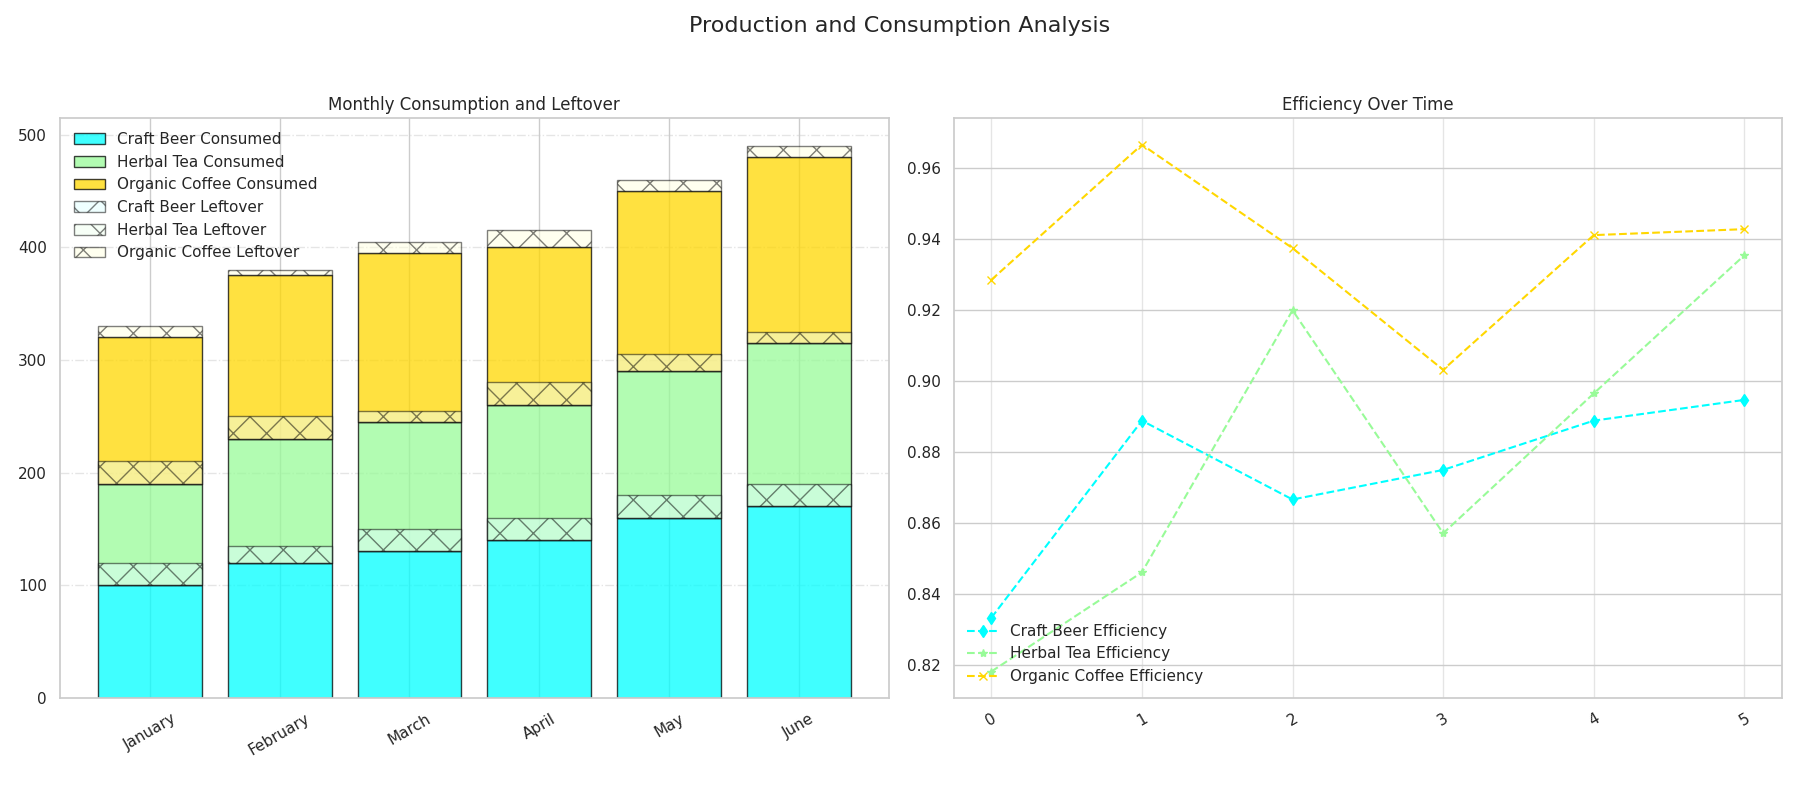

Python code for this plot:
import matplotlib.pyplot as plt
import numpy as np

months = ["January", "February", "March", "April", "May", "June"]

craft_beer_production = [120, 135, 150, 160, 180, 190]
herbal_tea_production = [110, 130, 125, 140, 145, 155]
organic_coffee_production = [140, 150, 160, 155, 170, 175]

craft_beer_consumption = [100, 120, 130, 140, 160, 170]
herbal_tea_consumption = [90, 110, 115, 120, 130, 145]
organic_coffee_consumption = [130, 145, 150, 140, 160, 165]

craft_beer_leftover = np.array(craft_beer_production) - np.array(craft_beer_consumption)
herbal_tea_leftover = np.array(herbal_tea_production) - np.array(herbal_tea_consumption)
organic_coffee_leftover = np.array(organic_coffee_production) - np.array(organic_coffee_consumption)

craft_beer_efficiency = np.array(craft_beer_consumption) / np.array(craft_beer_production)
herbal_tea_efficiency = np.array(herbal_tea_consumption) / np.array(herbal_tea_production)
organic_coffee_efficiency = np.array(organic_coffee_consumption) / np.array(organic_coffee_production)

fig, (ax1, ax2) = plt.subplots(1, 2, figsize=(18, 8))

bar_width = 0.6

ax1.bar(months, craft_beer_consumption, label='Craft Beer Consumed', color='cyan', alpha=0.75, edgecolor='black')
ax1.bar(months, herbal_tea_consumption, bottom=craft_beer_consumption, label='Herbal Tea Consumed', color='palegreen', alpha=0.75, edgecolor='black')
ax1.bar(months, organic_coffee_consumption, bottom=np.array(craft_beer_consumption) + np.array(herbal_tea_consumption), label='Organic Coffee Consumed', color='gold', alpha=0.75, edgecolor='black')

ax1.bar(months, craft_beer_leftover, bottom=craft_beer_consumption, label='Craft Beer Leftover', color='lightcyan', alpha=0.5, hatch='x', edgecolor='black')
ax1.bar(months, herbal_tea_leftover, bottom=np.array(craft_beer_consumption) + np.array(herbal_tea_consumption), label='Herbal Tea Leftover', color='honeydew', alpha=0.5, hatch='x', edgecolor='black')
ax1.bar(months, organic_coffee_leftover, bottom=np.array(craft_beer_consumption) + np.array(herbal_tea_consumption) + np.array(organic_coffee_consumption), label='Organic Coffee Leftover', color='lightyellow', alpha=0.5, hatch='x', edgecolor='black')

ax1.grid(axis='y', linestyle='-.', alpha=0.5)
ax1.tick_params(axis='x', rotation=30)

ax2.plot(craft_beer_efficiency, marker='d', label='Craft Beer Efficiency', color='cyan', linestyle='--')
ax2.plot(herbal_tea_efficiency, marker='*', label='Herbal Tea Efficiency', color='palegreen', linestyle='--')
ax2.plot(organic_coffee_efficiency, marker='x', label='Organic Coffee Efficiency', color='gold', linestyle='--')

ax2.grid(axis='x', linestyle='-', alpha=0.5)
ax2.tick_params(axis='x', rotation=30)

fig.suptitle("Production and Consumption Analysis", fontsize=16)
ax1.set_title("Monthly Consumption and Leftover")
ax2.set_title("Efficiency Over Time")

ax1.legend(loc='upper left', frameon=False)
ax2.legend(loc='lower left', frameon=False)

plt.tight_layout(rect=[0, 0.03, 1, 0.95])

plt.show()
